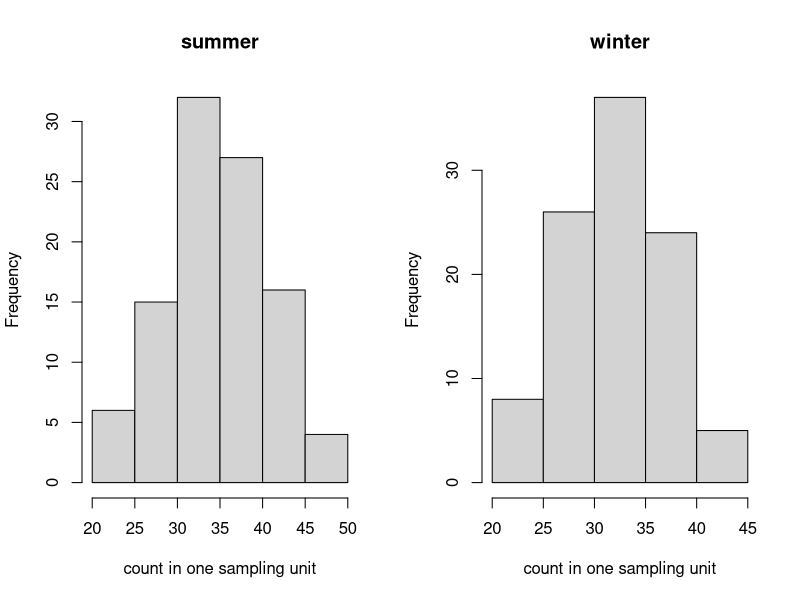
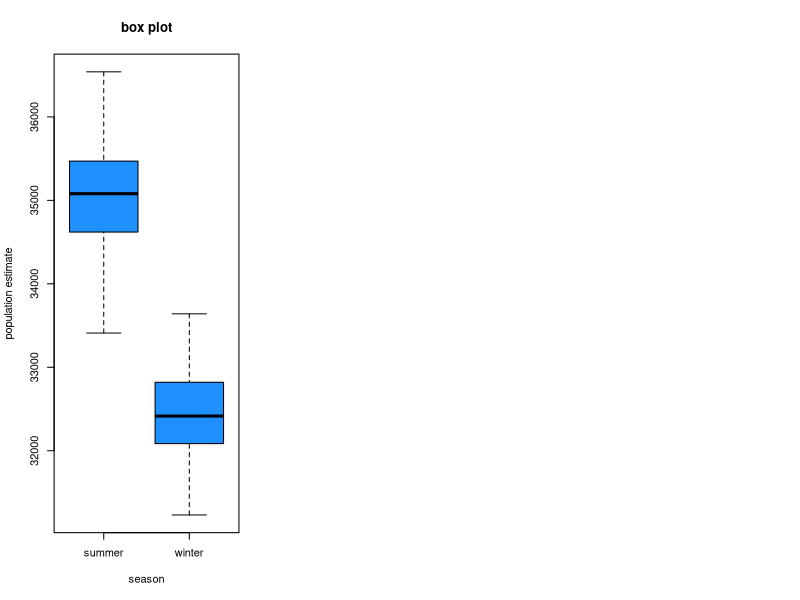

Here is the R script that generated these plots, in order: (Note: this script raises an error after producing the figures.)
rm(list=ls())
library(vioplot)
library(sm)
library(beeswarm)
library(boot)
# to install vioplot, check "install dependencies". When asked do you
# want to use sources that require compilation answer "n".

# Create data
summer.perunit <-rpois(100,35)
winter.perunit <-rpois(100,33)
data <-data.frame(summer.perunit, winter.perunit)

# graph variability in counts as a histogram
par(mfrow=c(1,2))
hist(data$summer.perunit, main = "summer", xlab = "count in one sampling unit")
hist(data$winter.perunit, main = "winter", xlab = "count in one sampling unit")

# calculate the bootstrapped estimates of the population size
# function to obtain R-Squared from the data
abundance.est <- function(K,data,indices) {
  d <- data[indices]
  abundance <- K*mean(d)
  return(abundance)
}

# bootstrapping with 100 replications
results.winter <- boot(data=winter.perunit, statistic=abundance.est,
                       R=100, K=1000)
# bootstrapping with 100 replications
results.summer <- boot(data=summer.perunit, statistic=abundance.est,
                       R=100, K=1000)

# view results of the 100 replicated population abundance calculations
# for winter
results.winter$t

season = c(rep('summer',100), rep('winter',100))
popn.est=c(results.summer$t,results.winter$t)
data2 = data.frame(season = season, popn.est = popn.est)


par(mfrow= c(1,3))
boxplot(popn.est~season, ylab = "population estimate", col = "dodgerblue", main = "box plot", xlab = "season")
vioplot(results.summer$t, results.winter$t, names=c("summer", "winter"), col="gold", main = "violin plot", xlab = "season")
beeswarm(popn.est~season, pch=16, main = "beeswarm plot")

# get 95% confidence interval
boot.ci(results.summer, type="bca")
boot.ci(results.winter, type="bca")
